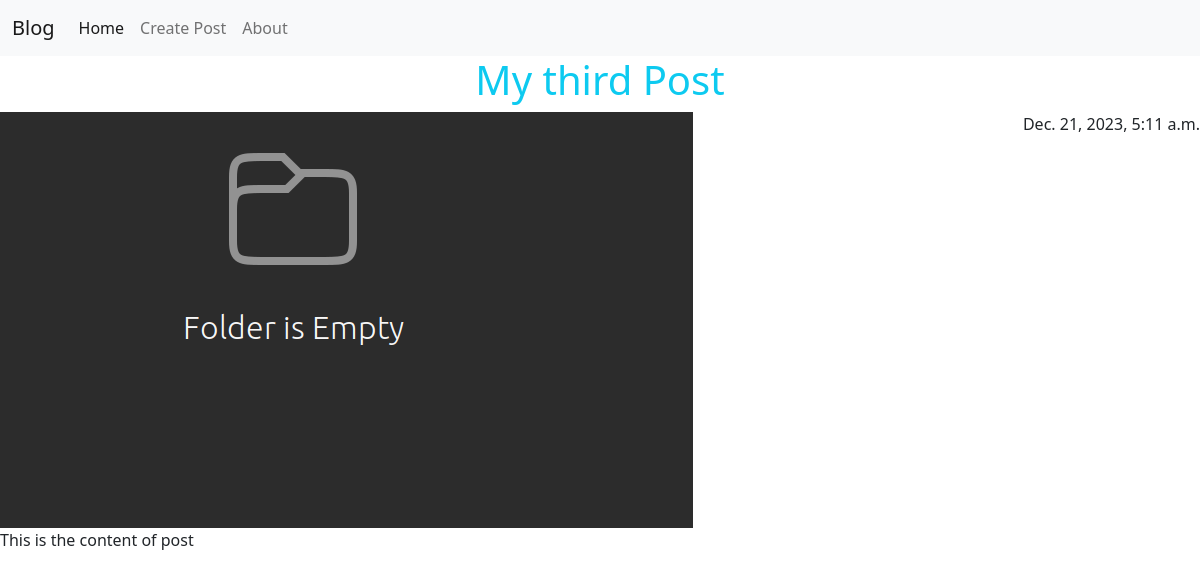
The app's page /post/3/detail with its own data.
### post/models.py (models this page shows, shortened)
class Post(models.Model):
    title = models.CharField(max_length=50)
    content = models.TextField()
    image = models.ImageField(upload_to="post", null=True)
    created_at = models.DateTimeField(auto_now_add=True)
    updated_at = models.DateTimeField(auto_now=True)

### post/views.py (the view)
# urls.py: path("post/<int:id>/detail", post_detail, name="post-detail"),
def post_detail(request, id):
    post = Post.objects.get(id=id)
    return render(
        request,
        "post/detail.html",
        {
            "post": post,
        },
    )

### templates/post/detail.html (shortened to what this page needs)
{% extends "layout/base.html" %}
{% load static %}
{% block content %}
<div>
    <h1 class="text-info text-center">{{post.title}}</h1>
    <span class="float-end">{{post.created_at}}</span>
    {% if post.image %}
        <img src="{{post.image.url}}" alt="{{ post.title }}" />
        {% else %}
        <img src="{% static 'default.png' %}" alt="no image" />
    {% endif %}
    <p class="text-dark">{{post.content}}</p>
</div>
{% endblock content %}

### records on screen
Post: title "My third Post", created_at "Dec. 21, 2023, 5:11 a.m.", content "This is the content of post"
